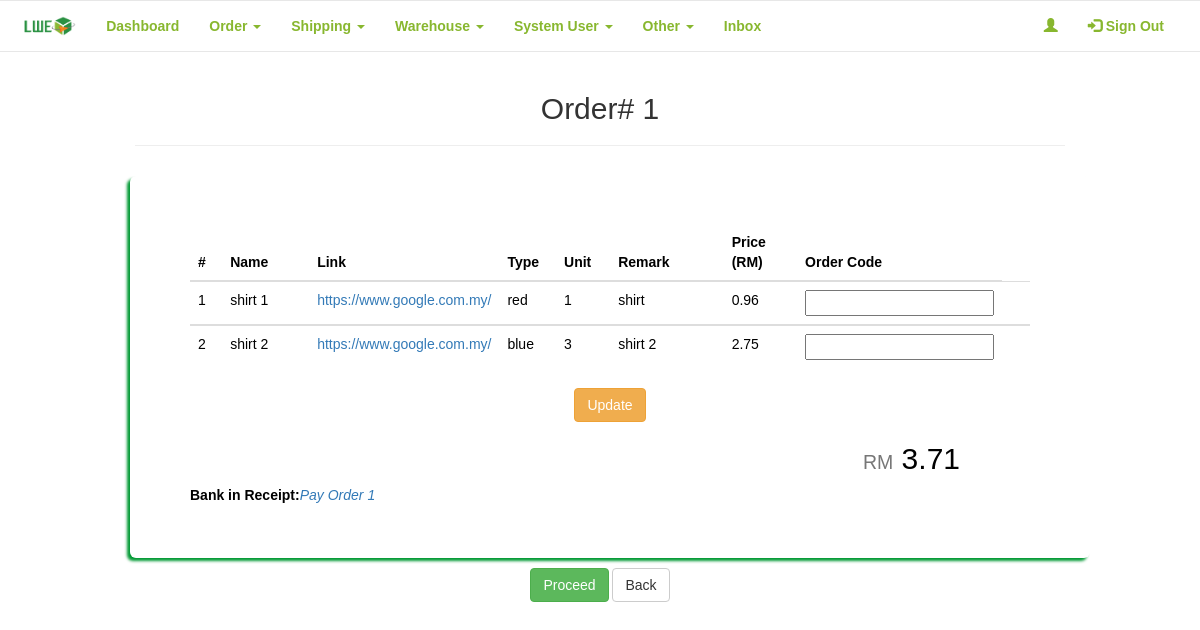
Screenshot of /LWE_Buy/admin/porderview.php?order_id=1 with the database file from the repository.
### tables this page shows
CREATE TABLE `order_item` (
  `oi_id` int(11) NOT NULL,
  `order_id` int(11) NOT NULL,
  `name` varchar(50) NOT NULL,
  `link` varchar(255) NOT NULL,
  `type` varchar(50) NOT NULL,
  `unit` int(15) NOT NULL,
  `remark` varchar(255) DEFAULT NULL,
  `price` decimal(10,2) DEFAULT NULL,
  `statuss` varchar(15) DEFAULT NULL,
  `order_code` varchar(25) DEFAULT NULL,
  `datetimes` timestamp NOT NULL DEFAULT CURRENT_TIMESTAMP ON UPDATE CURRENT_TIMESTAMP
);

CREATE TABLE `payment` (
  `p_id` int(11) NOT NULL,
  `user_id` int(11) NOT NULL,
  `datetime` timestamp NOT NULL DEFAULT CURRENT_TIMESTAMP ON UPDATE CURRENT_TIMESTAMP,
  `title` varchar(45) NOT NULL,
  `amount` decimal(10,2) DEFAULT NULL,
  `file` varchar(150) NOT NULL,
  `type` varchar(30) DEFAULT NULL,
  `status` varchar(20) NOT NULL,
  `from_order` int(11) DEFAULT NULL,
  `from_shipping` int(11) DEFAULT NULL
);

### LWE_Buy/admin/porderview.php (the view, shortened to what this page needs)
<?php
require_once '../connection/config.php';
$order_id = $_GET['order_id'];
$counter = 0;
$query1 = "SELECT *
            FROM order_item
            WHERE order_id='$order_id'";
$result1 = mysqli_query($con, $query1);
$query2 = "SELECT *
            FROM payment
            WHERE from_order='$order_id'";
$result2 = mysqli_query($con, $query2);
$results2 = mysqli_fetch_assoc($result2);
?>
<!DOCTYPE html>
<html data-ng-app="myApp">
    <head>
        <link rel="stylesheet" href="https://maxcdn.bootstrapcdn.com/bootstrap/3.3.7/css/bootstrap.min.css">
        <link href="../frameworks/css/style.css" rel="stylesheet"/>
    </head>
    <body>
        <center>
            <div class="row">
                <?php include_once('nav.php')?>
            </div>
            <div class="container">
                <h2>Order# <?php echo $order_id; ?></h2>
                <hr/>
            </div>
            <section class = "content">
                <div class="container">
                    <div class="row">
                        <div class="col-xs-12 col-md-12 col-lg-12 jumbotron">
                            <?php
                                if(mysqli_num_rows($result1) > 0)
                                {
                                ?>
                                <form action="updateorder.php" method="post">
                                    <table class="table thead-bordered table-hover">
                                        <thead>
                                            <tr>
                                                <th>#</th>
                                                <th>Name</th>
                                                <th>Link</th>
                                                <th>Type</th>
                                                <th>Unit</th>
                                                <th>Remark</th>
                                                <th>Price (RM)</th>
                                                <th>Order Code</th>
                                            </tr>
                                        </thead>
                                        <?php
                                            while($row = mysqli_fetch_array($result1))
                                            {
                                                $counter++;
                                            ?>
                                            <tbody>
                                                <tr>
                                                    <td width="5%"><?php echo $counter; ?></td>
                                                    <td width="15%"><?php echo $row['name']; ?></td>
                                                    <td width="15%"><a href="<?php echo $row['link']; ?>" target="_blank"><?php echo $row['link']; ?></a></td>
                                                    <td width="8%"><?php echo $row['type']; ?></td>
                                                    <td width="8%"><?php echo $row['unit']; ?></td>
                                                    <td width="20%"><?php echo $row['remark']; ?></td>
                                                    <td width="12%"><?php echo $row['price']; ?></td>
                                                    <td width="12%"><input type="text" name="ordercode[]" value="<?php echo $row['order_code']; ?>" required></td>
                                                    <td width="9%">
                                                    </td>
                                                </tr>
                                            </tbody>
                                            <?php
                                        }
                                    }else{
                                        ?>
                                            <p>Error.</p>
                                        <?php
                                    }
                                ?>
                                </table>
                                <input type="submit" class="btn btn-warning" value="Update">
                            </form>
                            <?php
                                $result = mysqli_query($con, "SELECT sum(price) FROM order_item WHERE order_id= $order_id") or die(mysqli_error($con));
                                while ($rows = mysqli_fetch_array($result)) {
                            ?>
                            <h2 style="text-align: right; padding-right: 70px;"><small>RM</small> <?php echo $rows['sum(price)']; ?></h2>
                            <?php
                                }
                            ?>
                            <?php
                                if($results2 > 0){
                                    ?>
                                        <tfoot>
                                            <tr>
                                                <td>
                                                    <label style="float: left;">Bank in Receipt:</label> <em style="float:left;">
                                                    <a href="#" class="pop">
                                                        <img src="../resources/img/receipts/<?php echo $results2['file']; ?>" style="width: 0px; height: 0px;"><?php echo $results2['title']; ?>
                                                    </a></em>
                                                </td>
                                            </tr>
                                        </tfoot>
                                    <?php
                                }else{
                                }
                            ?>
                        </div>
                        <form action="proceedorder.php" method="post">
                            <input type="submit" class="btn btn-success" name="proceed" value="Proceed">
                            <a href="orderpending.php" class="btn btn-default" name="back">Back</a>
                        </form>
                    </div>
                </div>
            </section>
        </center>
    </body>
</html>

### LWE_Buy/frameworks/css/style.css (style rules this page uses)
body { background-image: url("../../resources/img/bg.jpg"); font-family: sans-serif; overflow-x: hidden; }
.container { width: 80%; margin: 0px auto; }
.jumbotron { margin: 10px; background: #fff; border-radius: 5px; color: #000; box-shadow: -3px 3px 3px #009933; }

### rows the page displays
order_item: name "shirt 1", link "https://www.google.com.my/", type "red", unit "1", remark "shirt", price "0.96"
order_item: name "shirt 2", link "https://www.google.com.my/", type "blue", unit "3", remark "shirt 2", price "2.75"
payment: title "Pay Order 1"

### other values shown
$order_id "1"
$rows['sum(price)'] "3.71"
